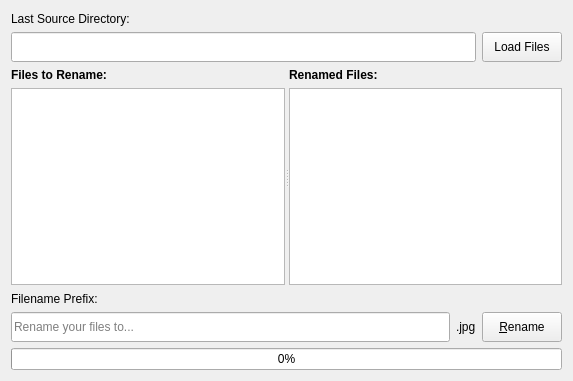
<?xml version="1.0" encoding="UTF-8"?>
<ui version="4.0">
 <class>Window</class>
 <widget class="QWidget" name="Window">
  <property name="geometry">
   <rect>
    <x>0</x>
    <y>0</y>
    <width>573</width>
    <height>381</height>
   </rect>
  </property>
  <property name="windowTitle">
   <string>Bulkrr</string>
  </property>
  <layout class="QGridLayout" name="gridLayout">
   <item row="0" column="0" colspan="3">
    <widget class="QLabel" name="label">
     <property name="minimumSize">
      <size>
       <width>0</width>
       <height>15</height>
      </size>
     </property>
     <property name="maximumSize">
      <size>
       <width>16777215</width>
       <height>15</height>
      </size>
     </property>
     <property name="text">
      <string>Last Source Directory:</string>
     </property>
    </widget>
   </item>
   <item row="1" column="0" colspan="2">
    <widget class="QLineEdit" name="dirEdit">
     <property name="minimumSize">
      <size>
       <width>0</width>
       <height>30</height>
      </size>
     </property>
     <property name="maximumSize">
      <size>
       <width>16777215</width>
       <height>30</height>
      </size>
     </property>
     <property name="readOnly">
      <bool>true</bool>
     </property>
    </widget>
   </item>
   <item row="1" column="2">
    <widget class="QPushButton" name="loadFilesButton">
     <property name="minimumSize">
      <size>
       <width>0</width>
       <height>30</height>
      </size>
     </property>
     <property name="maximumSize">
      <size>
       <width>16777215</width>
       <height>30</height>
      </size>
     </property>
     <property name="text">
      <string>Load Files</string>
     </property>
    </widget>
   </item>
   <item row="2" column="0" colspan="3">
    <widget class="QSplitter" name="splitter">
     <property name="orientation">
      <enum>Qt::Horizontal</enum>
     </property>
     <widget class="QWidget" name="">
      <layout class="QVBoxLayout" name="verticalLayout">
       <item>
        <widget class="QLabel" name="label_2">
         <property name="font">
          <font>
           <bold>true</bold>
          </font>
         </property>
         <property name="text">
          <string>Files to Rename:</string>
         </property>
        </widget>
       </item>
       <item>
        <widget class="QListWidget" name="srcFileList"/>
       </item>
      </layout>
     </widget>
     <widget class="QWidget" name="">
      <layout class="QVBoxLayout" name="verticalLayout_2">
       <item>
        <widget class="QLabel" name="label_3">
         <property name="font">
          <font>
           <bold>true</bold>
          </font>
         </property>
         <property name="text">
          <string>Renamed Files:</string>
         </property>
        </widget>
       </item>
       <item>
        <widget class="QListWidget" name="dstFileList"/>
       </item>
      </layout>
     </widget>
    </widget>
   </item>
   <item row="3" column="0">
    <widget class="QLabel" name="label_4">
     <property name="minimumSize">
      <size>
       <width>0</width>
       <height>15</height>
      </size>
     </property>
     <property name="maximumSize">
      <size>
       <width>16777215</width>
       <height>15</height>
      </size>
     </property>
     <property name="text">
      <string>Filename Prefix:</string>
     </property>
    </widget>
   </item>
   <item row="4" column="0">
    <widget class="QLineEdit" name="prefixEdit">
     <property name="minimumSize">
      <size>
       <width>0</width>
       <height>30</height>
      </size>
     </property>
     <property name="maximumSize">
      <size>
       <width>16777215</width>
       <height>30</height>
      </size>
     </property>
     <property name="text">
      <string/>
     </property>
     <property name="placeholderText">
      <string>Rename your files to...</string>
     </property>
    </widget>
   </item>
   <item row="4" column="1">
    <widget class="QLabel" name="extensionLabel">
     <property name="minimumSize">
      <size>
       <width>0</width>
       <height>30</height>
      </size>
     </property>
     <property name="maximumSize">
      <size>
       <width>16777215</width>
       <height>30</height>
      </size>
     </property>
     <property name="text">
      <string>.jpg</string>
     </property>
    </widget>
   </item>
   <item row="4" column="2">
    <widget class="QPushButton" name="renameFilesButton">
     <property name="minimumSize">
      <size>
       <width>0</width>
       <height>30</height>
      </size>
     </property>
     <property name="maximumSize">
      <size>
       <width>16777215</width>
       <height>30</height>
      </size>
     </property>
     <property name="text">
      <string>&amp;Rename</string>
     </property>
    </widget>
   </item>
   <item row="5" column="0" colspan="3">
    <widget class="QProgressBar" name="progressBar">
     <property name="value">
      <number>0</number>
     </property>
    </widget>
   </item>
  </layout>
 </widget>
 <resources/>
 <connections/>
</ui>
